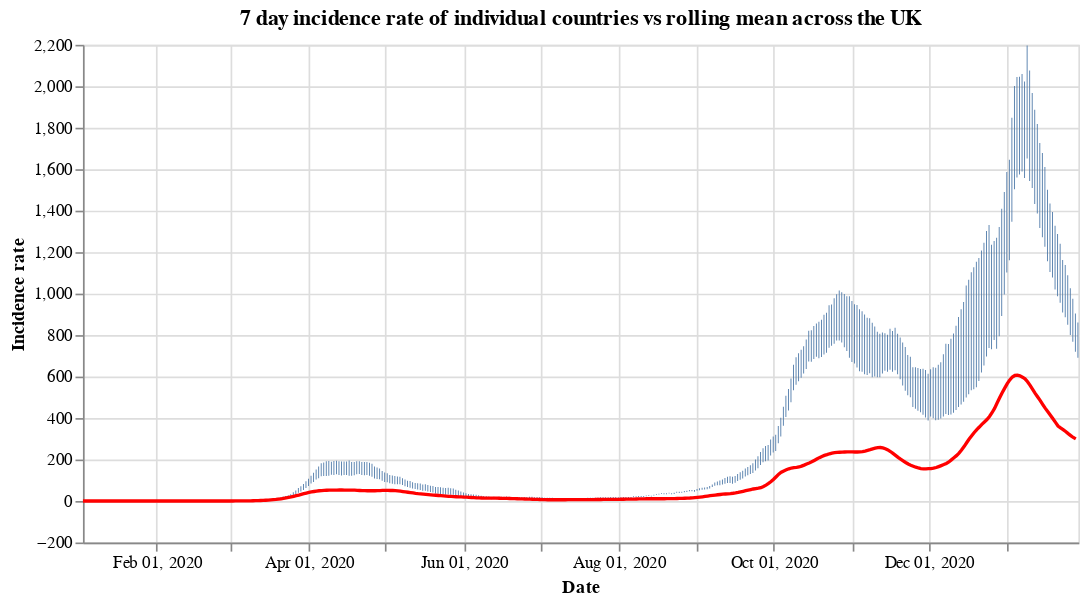

Notebook cell for this chart:
### Code cell
#collapse
countries = uk_cases['areaName'].unique()
countries.sort()

selection = alt.selection_single(
    name='Select',
    fields=['areaName'],
    init={'areaName': 'Wales'},
    bind={'areaName': alt.binding_select(options=countries)}
)

# scatter plot, modify opacity based on selection
bars = alt.Chart(uk_cases).mark_bar().add_selection(
    selection
).encode(
    x=alt.X("yearmonthdate(date):T", axis=alt.Axis(title='Date')),
    y=alt.Y("weeklyCasesRate:Q", axis=alt.Axis(title='Incidence rate')),
    tooltip='weeklyCasesRate:Q',
    opacity=alt.condition(selection, alt.value(1), alt.value(0))
).properties(title=f'7 day incidence rate of individual countries vs rolling mean across the UK', width=600)

line = alt.Chart(overview_cases).mark_line(
    color='red',
    size=2,
).transform_window(
    rolling_mean='mean(weeklyCasesRate)',
    frame=[0, 7]
).encode(
    x='yearmonthdate(date):T',
    y='rolling_mean:Q'
)

alt.layer(bars, line)

### Figure 1 — Vega-Lite specification as saved in the notebook (floating-point values rounded to 4 significant figures; data arrays with more than 128 entries replaced by an {"elided": "..."} marker saying what was removed)
{"config": {"view": {"continuousWidth": 400, "continuousHeight": 300}}, "layer": [{"data": {"name": "data-bddd286979b7d6e0a24275c805817fbe"}, "mark": "bar", "encoding": {"opacity": {"condition": {"value": 1, "selection": "Select"}, "value": 0}, "tooltip": {"type": "quantitative", "field": "weeklyCasesRate"}, "x": {"type": "temporal", "axis": {"title": "Date"}, "field": "date", "timeUnit": "yearmonthdate"}, "y": {"type": "quantitative", "axis": {"title": "Incidence rate"}, "field": "weeklyCasesRate"}}, "selection": {"Select": {"type": "single", "fields": ["areaName"], "init": {"areaName": "Wales"}, "bind": {"areaName": {"input": "select", "options": ["England", "Northern Ireland", "Scotland", "Wales"]}}}}, "title": "7 day incidence rate of individual countries vs rolling mean across the UK", "width": 600}, {"data": {"name": "data-a4f772bcb3f3aab3a48a63d78431f165"}, "mark": {"type": "line", "color": "red", "size": 2}, "encoding": {"x": {"type": "temporal", "field": "date", "timeUnit": "yearmonthdate"}, "y": {"type": "quantitative", "field": "rolling_mean"}}, "transform": [{"window": [{"op": "mean", "field": "weeklyCasesRate", "as": "rolling_mean"}], "frame": [0, 7]}]}], "$schema": "https://vega.github.io/schema/vega-lite/v4.8.1.json", "datasets": {"data-bddd286979b7d6e0a24275c805817fbe": {"elided": "1568 records"}, "data-a4f772bcb3f3aab3a48a63d78431f165": {"elided": "392 records"}}}
